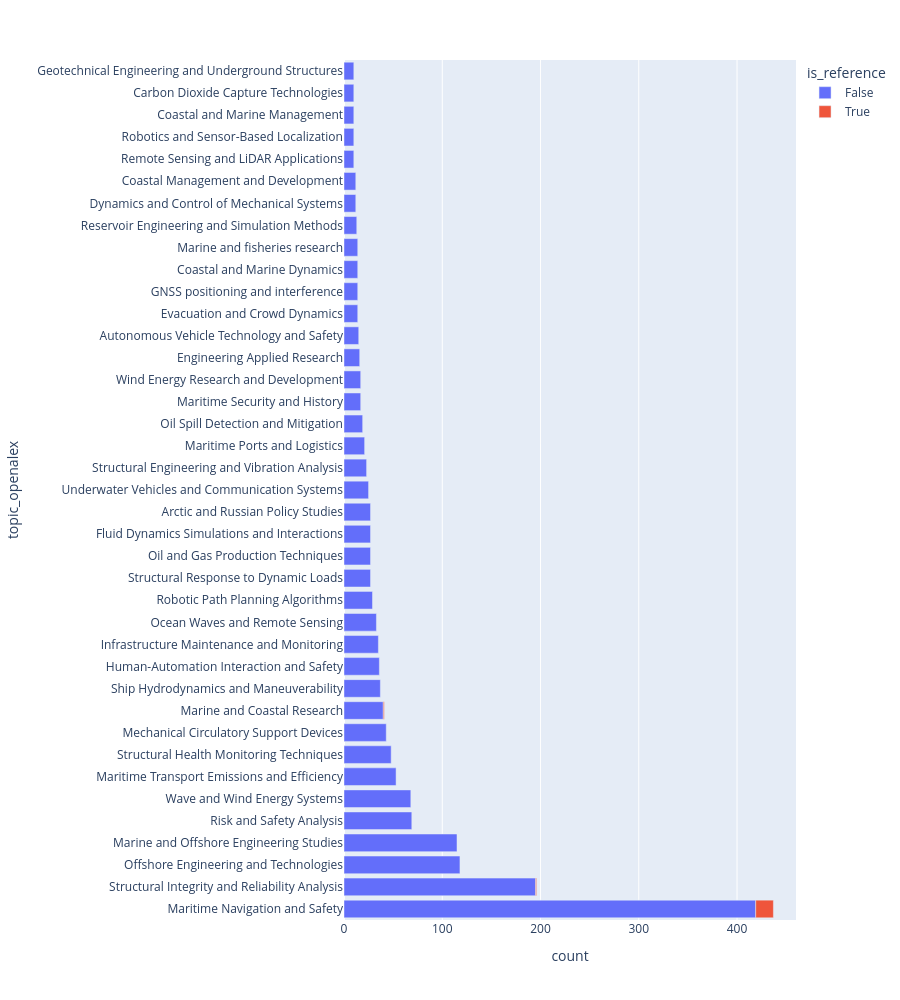

Notebook source saved alongside this figure:
### Markdown cell above
### Topic analysis

### Code cell
plot_histogram(df_recent_filtered_topic_3,col_name="topic_openalex",min_count_to_keep=10,height=1000)

### Figure 1 — Plotly figure (JSON) as saved in the notebook; plotly's stock layout.template omitted (floating-point values rounded to 4 significant figures)
{"data": [{"hovertemplate": "is_reference=False<br>count=%{x}<br>topic_openalex=%{y}<extra></extra>", "legendgroup": "False", "marker": {"color": "#636efa", "pattern": {"shape": ""}}, "name": "False", "orientation": "h", "showlegend": true, "textposition": "auto", "type": "bar", "x": [419, 195, 118, 115, 69, 68, 53, 48, 43, 40, 37, 36, 35, 33, 29, 27, 27, 27, 27, 25, 23, 21, 19, 17, 17, 16, 15, 14, 14, 14, 14, 13, 12, 12, 10, 10, 10, 10, 10], "xaxis": "x", "y": ["Maritime Navigation and Safety", "Structural Integrity and Reliability Analysis", "Offshore Engineering and Technologies", "Marine and Offshore Engineering Studies", "Risk and Safety Analysis", "Wave and Wind Energy Systems", "Maritime Transport Emissions and Efficiency", "Structural Health Monitoring Techniques", "Mechanical Circulatory Support Devices", "Marine and Coastal Research", "Ship Hydrodynamics and Maneuverability", "Human-Automation Interaction and Safety", "Infrastructure Maintenance and Monitoring", "Ocean Waves and Remote Sensing", "Robotic Path Planning Algorithms", "Structural Response to Dynamic Loads", "Oil and Gas Production Techniques", "Fluid Dynamics Simulations and Interactions", "Arctic and Russian Policy Studies", "Underwater Vehicles and Communication Systems", "Structural Engineering and Vibration Analysis", "Maritime Ports and Logistics", "Oil Spill Detection and Mitigation", "Maritime Security and History", "Wind Energy Research and Development", "Engineering Applied Research", "Autonomous Vehicle Technology and Safety", "Evacuation and Crowd Dynamics", "GNSS positioning and interference", "Coastal and Marine Dynamics", "Marine and fisheries research", "Reservoir Engineering and Simulation Methods", "Dynamics and Control of Mechanical Systems", "Coastal Management and Development", "Remote Sensing and LiDAR Applications", "Robotics and Sensor-Based Localization", "Coastal and Marine Management", "Carbon Dioxide Capture Technologies", "Geotechnical Engineering and Underground Structures"], "yaxis": "y"}, {"hovertemplate": "is_reference=True<br>count=%{x}<br>topic_openalex=%{y}<extra></extra>", "legendgroup": "True", "marker": {"color": "#EF553B", "pattern": {"shape": ""}}, "name": "True", "orientation": "h", "showlegend": true, "textposition": "auto", "type": "bar", "x": [18, 1, 1], "xaxis": "x", "y": ["Maritime Navigation and Safety", "Marine and Coastal Research", "Structural Integrity and Reliability Analysis"], "yaxis": "y"}], "layout": {"barmode": "relative", "height": 1000, "legend": {"title": {"text": "is_reference"}, "tracegroupgap": 0}, "margin": {"t": 60}, "xaxis": {"anchor": "y", "domain": [0, 1], "title": {"text": "count"}}, "yaxis": {"anchor": "x", "domain": [0, 1], "title": {"text": "topic_openalex"}}}}
